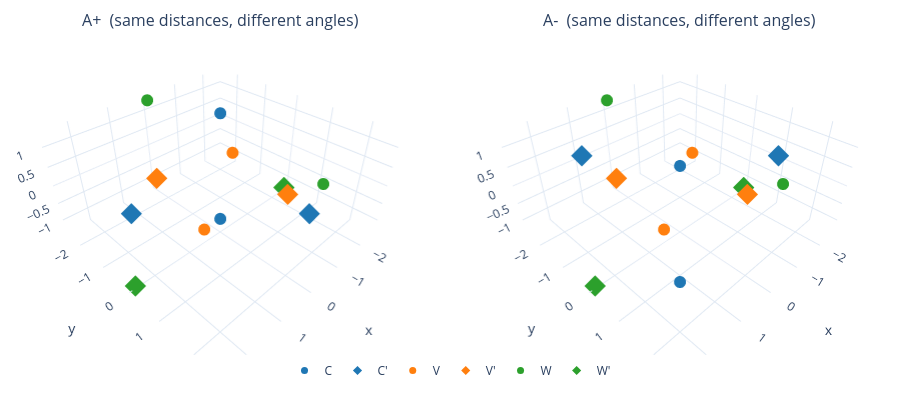

The cell this chart's notebook holds for it:
### Code cell
# Visualize the two structures
labels = ["C", "C'", "V", "V'", "W", "W'"]
colors = ["C0", "C0", "C1", "C1", "C2", "C2"]
symbols = ["circle", "diamond", "circle", "diamond", "circle", "diamond"]

# The two environments differ only in angles, so rotate them to see it
fig = scene3d(1, 2, titles=["A+  (same distances, different angles)",
                            "A-  (same distances, different angles)"], title_dy=-0.05)
for panel, pos in enumerate([A_plus, A_minus]):
    for t in range(6):                                    # 6 point types, P=2 copies each
        draw_point_cloud(pos[t::6], fig=fig, cell=(1, panel + 1), color=colors[t],
                         symbol=symbols[t], size=7,
                         label=labels[t] if panel == 0 else None)
show3d(fig, axes=True)

### Figure 1 — Plotly figure (JSON) as saved in the notebook; plotly's stock layout.template omitted (floating-point values rounded to 4 significant figures)
{"data": [{"hovertemplate": "(%{x:.2f}, %{y:.2f}, %{z:.2f})<extra></extra>", "marker": {"color": "#1f77b4", "line": {"width": 0}, "size": 7, "symbol": "circle"}, "mode": "markers", "name": "C", "scene": "scene", "showlegend": true, "type": "scatter3d", "x": [1.492, -1.492], "y": [1.492, -1.492], "z": [0.8, 0.8]}, {"hovertemplate": "(%{x:.2f}, %{y:.2f}, %{z:.2f})<extra></extra>", "marker": {"color": "#1f77b4", "line": {"width": 0}, "size": 7, "symbol": "diamond"}, "mode": "markers", "name": "C'", "scene": "scene", "showlegend": true, "type": "scatter3d", "x": [-1.492, 1.492], "y": [1.492, -1.492], "z": [-0.8, -0.8]}, {"hovertemplate": "(%{x:.2f}, %{y:.2f}, %{z:.2f})<extra></extra>", "marker": {"color": "#ff7f0e", "line": {"width": 0}, "size": 7, "symbol": "circle"}, "mode": "markers", "name": "V", "scene": "scene", "showlegend": true, "type": "scatter3d", "x": [1.266, -1.266], "y": [0.8223, -0.8223], "z": [0.0, 0.0]}, {"hovertemplate": "(%{x:.2f}, %{y:.2f}, %{z:.2f})<extra></extra>", "marker": {"color": "#ff7f0e", "line": {"width": 0}, "size": 7, "symbol": "diamond"}, "mode": "markers", "name": "V'", "scene": "scene", "showlegend": true, "type": "scatter3d", "x": [-0.8223, 0.8223], "y": [1.266, -1.266], "z": [-0.0, -0.0]}, {"hovertemplate": "(%{x:.2f}, %{y:.2f}, %{z:.2f})<extra></extra>", "marker": {"color": "#2ca02c", "line": {"width": 0}, "size": 7, "symbol": "circle"}, "mode": "markers", "name": "W", "scene": "scene", "showlegend": true, "type": "scatter3d", "x": [1.537e-16, -4.611e-16], "y": [2.51, -2.51], "z": [1.3, 1.3]}, {"hovertemplate": "(%{x:.2f}, %{y:.2f}, %{z:.2f})<extra></extra>", "marker": {"color": "#2ca02c", "line": {"width": 0}, "size": 7, "symbol": "diamond"}, "mode": "markers", "name": "W'", "scene": "scene", "showlegend": true, "type": "scatter3d", "x": [-2.51, 2.51], "y": [3.074e-16, -6.147e-16], "z": [-1.3, -1.3]}, {"hovertemplate": "(%{x:.2f}, %{y:.2f}, %{z:.2f})<extra></extra>", "marker": {"color": "#1f77b4", "line": {"width": 0}, "size": 7, "symbol": "circle"}, "mode": "markers", "name": "", "scene": "scene2", "showlegend": false, "type": "scatter3d", "x": [1.492, -1.492], "y": [1.492, -1.492], "z": [-0.8, -0.8]}, {"hovertemplate": "(%{x:.2f}, %{y:.2f}, %{z:.2f})<extra></extra>", "marker": {"color": "#1f77b4", "line": {"width": 0}, "size": 7, "symbol": "diamond"}, "mode": "markers", "name": "", "scene": "scene2", "showlegend": false, "type": "scatter3d", "x": [-1.492, 1.492], "y": [1.492, -1.492], "z": [0.8, 0.8]}, {"hovertemplate": "(%{x:.2f}, %{y:.2f}, %{z:.2f})<extra></extra>", "marker": {"color": "#ff7f0e", "line": {"width": 0}, "size": 7, "symbol": "circle"}, "mode": "markers", "name": "", "scene": "scene2", "showlegend": false, "type": "scatter3d", "x": [1.266, -1.266], "y": [0.8223, -0.8223], "z": [0.0, 0.0]}, {"hovertemplate": "(%{x:.2f}, %{y:.2f}, %{z:.2f})<extra></extra>", "marker": {"color": "#ff7f0e", "line": {"width": 0}, "size": 7, "symbol": "diamond"}, "mode": "markers", "name": "", "scene": "scene2", "showlegend": false, "type": "scatter3d", "x": [-0.8223, 0.8223], "y": [1.266, -1.266], "z": [-0.0, -0.0]}, {"hovertemplate": "(%{x:.2f}, %{y:.2f}, %{z:.2f})<extra></extra>", "marker": {"color": "#2ca02c", "line": {"width": 0}, "size": 7, "symbol": "circle"}, "mode": "markers", "name": "", "scene": "scene2", "showlegend": false, "type": "scatter3d", "x": [1.537e-16, -4.611e-16], "y": [2.51, -2.51], "z": [1.3, 1.3]}, {"hovertemplate": "(%{x:.2f}, %{y:.2f}, %{z:.2f})<extra></extra>", "marker": {"color": "#2ca02c", "line": {"width": 0}, "size": 7, "symbol": "diamond"}, "mode": "markers", "name": "", "scene": "scene2", "showlegend": false, "type": "scatter3d", "x": [-2.51, 2.51], "y": [3.074e-16, -6.147e-16], "z": [-1.3, -1.3]}], "layout": {"annotations": [{"font": {"size": 16}, "showarrow": false, "text": "A+  (same distances, different angles)", "x": 0.24, "xanchor": "center", "xref": "paper", "y": 0.95, "yanchor": "bottom", "yref": "paper"}, {"font": {"size": 16}, "showarrow": false, "text": "A-  (same distances, different angles)", "x": 0.76, "xanchor": "center", "xref": "paper", "y": 0.95, "yanchor": "bottom", "yref": "paper"}], "height": 400, "legend": {"orientation": "h", "x": 0.5, "xanchor": "center", "y": 0, "yanchor": "top"}, "margin": {"b": 44, "l": 8, "r": 8, "t": 16}, "scene": {"aspectmode": "data", "domain": {"x": [0, 0.48], "y": [0, 1]}, "xaxis": {"showbackground": false, "visible": true}, "yaxis": {"showbackground": false, "visible": true}, "zaxis": {"showbackground": false, "visible": true}}, "scene2": {"aspectmode": "data", "domain": {"x": [0.52, 1], "y": [0, 1]}, "xaxis": {"showbackground": false, "visible": true}, "yaxis": {"showbackground": false, "visible": true}, "zaxis": {"showbackground": false, "visible": true}}, "showlegend": true, "title": {}}}
